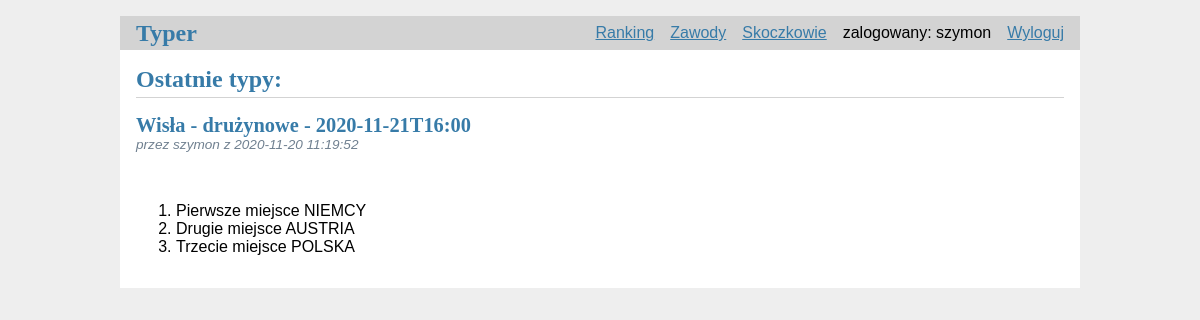
Screenshot of / (signed in) with the database file from the repository.
### tables this page shows
CREATE TABLE user(
    id INTEGER PRIMARY KEY AUTOINCREMENT,
    username TEXT UNIQUE NOT NULL,
    password TEXT NOT NULL,
    times_bet INTEGER NOT NULL DEFAULT 0,
    times_exact INTEGER NOT NULL DEFAULT 0,
    points INTEGER NOT NULL DEFAULT 0
);

CREATE TABLE bets(
    id INTEGER PRIMARY KEY AUTOINCREMENT,
    user_id INTEGER NOT NULL,
    created TIMESTAMP NOT NULL DEFAULT CURRENT_TIMESTAMP,
    first_place TEXT NOT NULL,
    second_place TEXT NOT NULL,
    third_place TEXT NOT NULL,
    tournament_id INTEGER NOT NULL,
    FOREIGN KEY (user_id) REFERENCES user (id),
    FOREIGN KEY (tournament_id) REFERENCES tournaments (id)
);

CREATE TABLE tournaments(
    id INTEGER PRIMARY KEY AUTOINCREMENT,
    place TEXT NOT NULL,
    type TEXT NOT NULL,
    date_time DATETIME NOT NULL,
    first_place TEXT NOT NULL DEFAULT "TBA",
    second_place TEXT NOT NULL DEFAULT "TBA",
    third_place TEXT NOT NULL DEFAULT "TBA",
    status TEXT NOT NULL
);

### flaskr/typer.py (the view)
@bp.route('/')
@login_required
def index():
    db = get_db()
    posts = db.execute(
        'SELECT p.id, p.first_place, p.second_place, p.third_place, created, user_id, username, tournament_id,'
        ' place, type, date_time, status FROM bets p'
        ' JOIN user u ON p.user_id = u.id'
        ' JOIN tournaments t ON p.tournament_id = t.id'
        ' ORDER BY created DESC'
    ).fetchall()
    check_for_duplicates()
    return render_template('typer/index.html', posts=posts, duplicate=check_for_duplicates())

### flaskr/auth.py (called while the page is built)
@bp.before_app_request
def load_logged_in_user():
    user_id = session.get('user_id')
    if user_id is None:
        g.user = None
    else:
        g.user = get_db().execute(
            'SELECT * FROM user WHERE id = ?', (user_id,)
        ).fetchone()

def login_required(view):
    @functools.wraps(view)
    def wrapped_view(**kwargs):
        if g.user is None:
            return redirect(url_for('auth.login'))
        return view(**kwargs)
    return wrapped_view

### flaskr/db.py (called while the page is built)
def get_db():
    if 'db' not in g:
        g.db = sqlite3.connect(
            current_app.config['DATABASE'],
            detect_types=sqlite3.PARSE_DECLTYPES
        )
        g.db.row_factory = sqlite3.Row
    return g.db

### flaskr/typer.py (called while the page is built)
def check_for_duplicates():
    if g.user['id'] is not None:
        current_tournament = get_db().execute(
            'SELECT id FROM tournaments WHERE status LIKE "następne"'
        ).fetchone()
        if current_tournament is not None:
            duplicate = get_db().execute(
                'SELECT * FROM bets WHERE user_id LIKE ? AND tournament_id LIKE ?',
                (g.user['id'], current_tournament['id'])
            ).fetchone()
            if duplicate is not None:
                return True
        else:
            return True
    return False

### flaskr/templates/typer/index.html (shortened to what this page needs)
{% extends 'base.html' %}
{% block header %}
    <h1>{% block title %}Ostatnie typy:{% endblock %}</h1>
{% endblock %}
{% block content %}
    {% for post in posts %}
        <article class="post">
            <header>
                <div>
                    <h1>{{ post['place'] }} - {{ post['type'] }} - {{ post['date_time'] }}</h1>
                    <div class="about">przez {{ post['username'] }} z {{ post['created'] }}</div>
                </div>
            </header>
            <p class="body">
                <ol>
                    <li>Pierwsze miejsce {{ post['first_place'] }}</li>
                    <li>Drugie miejsce {{ post['second_place'] }}</li>
                    <li>Trzecie miejsce {{ post['third_place'] }}</li>
                </ol>
            </p>
        </article>
    {% endfor %}
{% endblock %}

### flaskr/templates/base.html (shortened to what this page needs)
<!doctype html>
<link rel="stylesheet" href="{{ url_for('static', filename='style.css') }}">
<nav>
    <h1><a href="{{ url_for('typer.index') }}">Typer</a></h1>
    <ul>
        {% if g.user %}
            <li><a href="{{ url_for('ranking.ranking') }}">Ranking</a></li>
            <li><a href="{{ url_for('tournaments.tournaments') }}">Zawody</a></li>
            <li><a href="{{ url_for('jumpers.jumpers') }}">Skoczkowie</a></li>
            <li><span>zalogowany: {{ g.user['username'] }}</span></li>
            <li><a href="{{ url_for('auth.logout') }}">Wyloguj</a></li>
        {% else %}
            <li><a href="{{ url_for('auth.register') }}">Zarejestruj</a></li>
            <li><a href="{{ url_for('auth.login') }}">Zaloguj</a></li>
        {% endif %}
    </ul>
</nav>
<section class="content">
    <header>
        {% block header %}{% endblock %}
    </header>
    {% block content %}{% endblock %}
</section>

### flaskr/static/style.css (style rules this page uses)
h1 { font-family: serif; color: #377ba8; margin: 1rem 0; }
a { color: #377ba8; }
nav { background: lightgray; display: flex; align-items: center; padding: 0 0.5rem; }
nav h1 { flex: auto; margin: 0; }
nav h1 a { text-decoration: none; padding: 0.25rem 0.5rem; }
nav ul { display: flex; list-style: none; margin: 0; padding: 0; }
nav ul li a, nav ul li span, header .action { display: block; padding: 0.5rem; }
.content { padding: 0 1rem 1rem; }
.content > header { border-bottom: 1px solid lightgray; display: flex; align-items: flex-end; }
.content > header h1 { flex: auto; margin: 1rem 0 0.25rem 0; }
.post > header { display: flex; align-items: flex-end; font-size: 0.85em; }
.post > header > div:first-of-type { flex: auto; }
.post > header h1 { font-size: 1.5em; margin-bottom: 0; }
.post .about { color: slategray; font-style: italic; }
.post .body { white-space: pre-line; }
.content:last-child { margin-bottom: 0; }

### rows the page displays
user: user.username "szymon"
bets: place "Wisła", type "drużynowe", date_time "2020-11-21T16:00", username "szymon", created "2020-11-20 11:19:52", first_place "NIEMCY", second_place "AUSTRIA", third_place "POLSKA"
